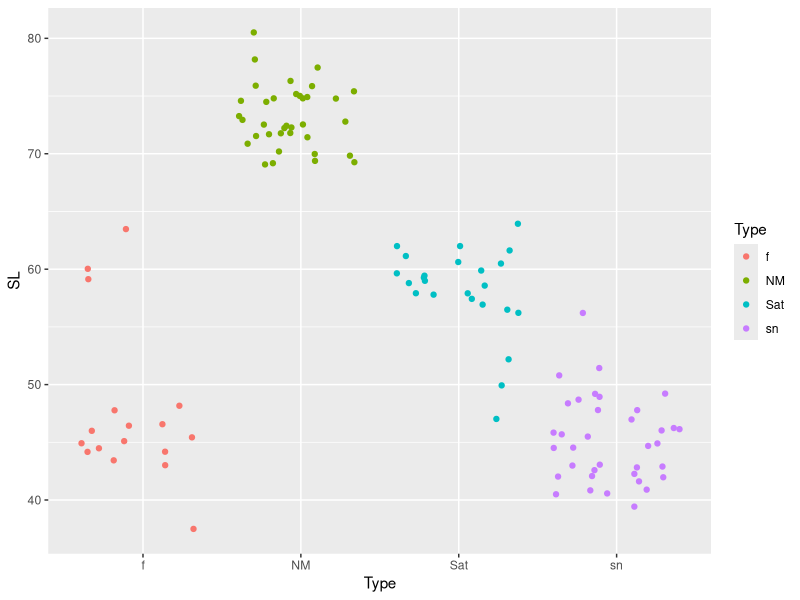
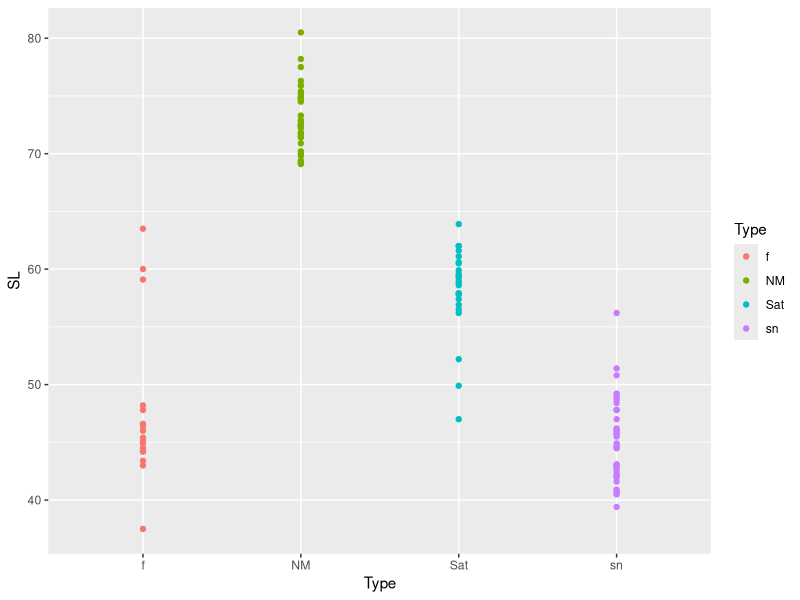
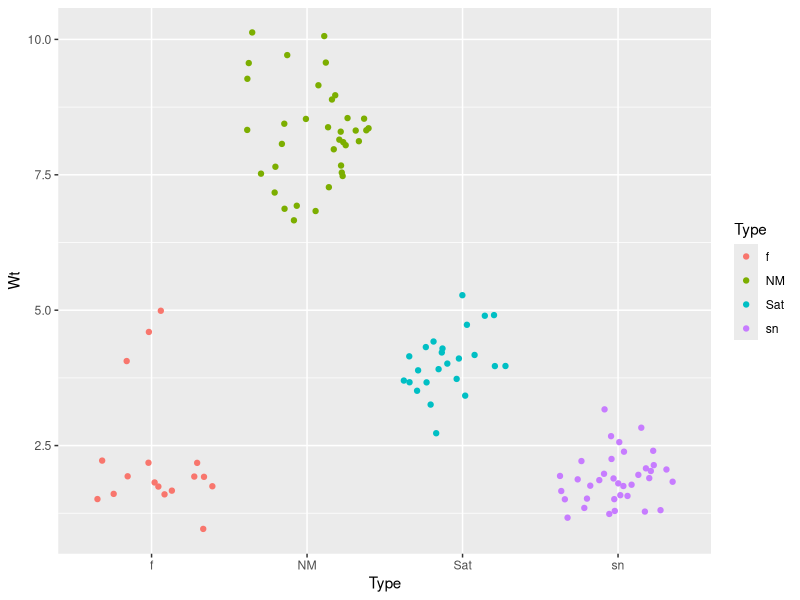
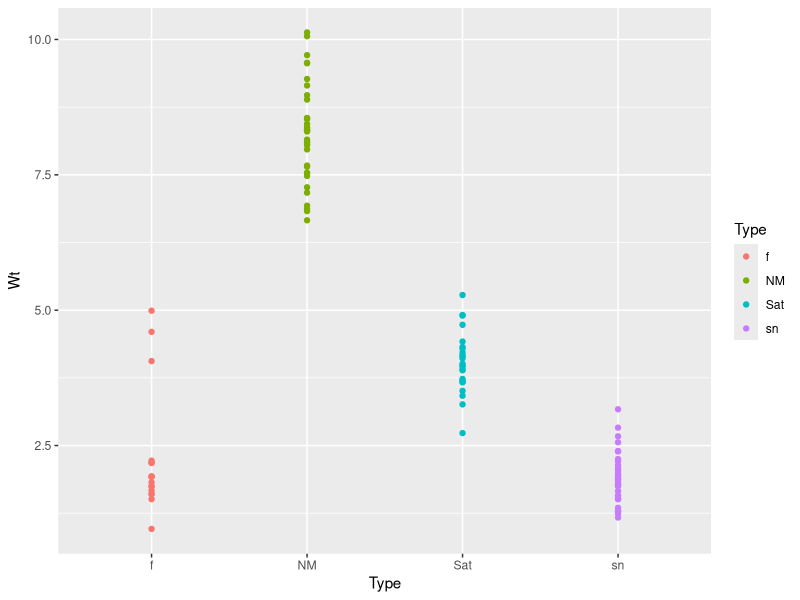
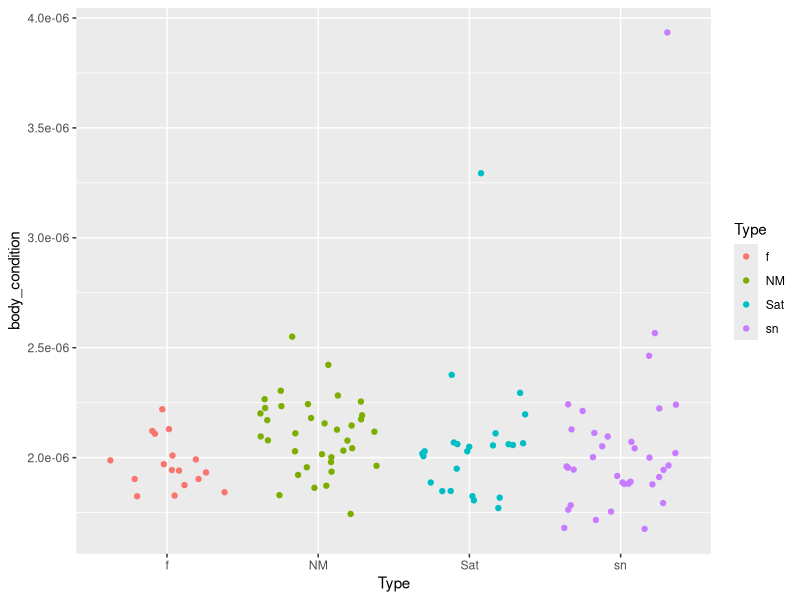
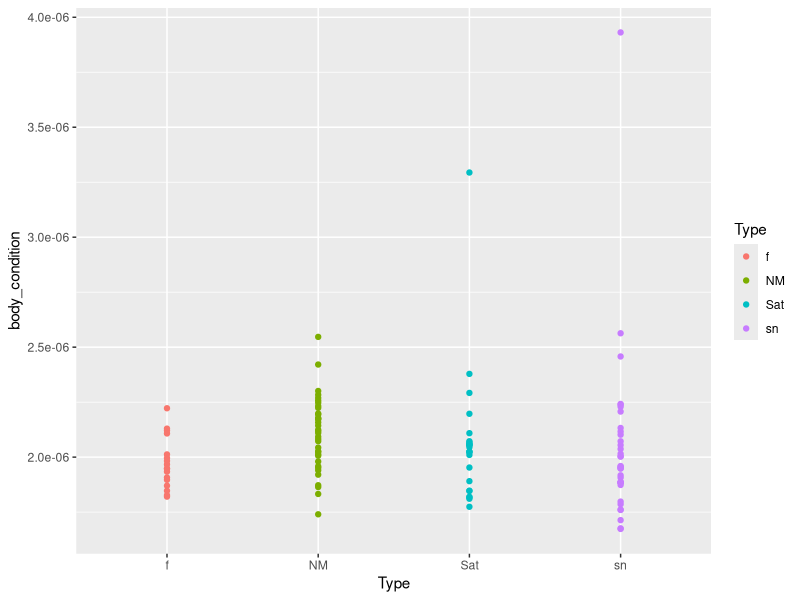
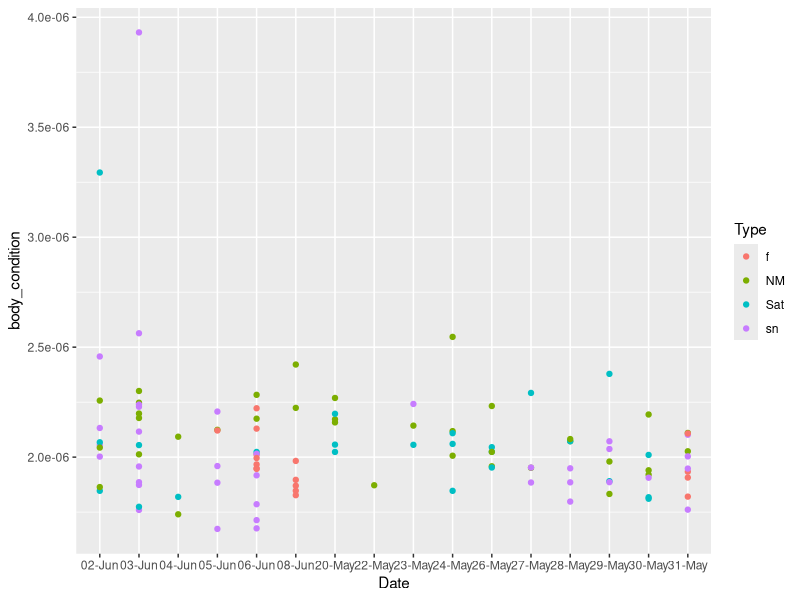

These figures' R source, in order:
library(tidyverse)
library(readr)

# I think I don't need to load this if I have already loaded tidyverse?
# library(ggplot2)


## ASSIGNMENT: Construct some (more!) ggplots using my data :-)

## Import the data
fish_info_data <- read.csv("Corse_2016_Genetics_book.csv")

# Select data I want to plot (Type, SL, Wt)
# Need to exlude Type(rostratus and Sat/sn)
fish_info_data2 <- fish_info_data %>% 
  filter(Type %in% c("NM", "Sat", "sn", "f")) %>% 
  select(Type, SL, Wt)

# I want to rename my x axis labels. This shows me the order of x axis labels by Type
# levels(fish_info_data2$Type)
levels(fish_info_data2$Type)[1:6] <- c("Female", "NM","rostratus", "SatM","Sat/sn", "SnM")


#  Create Body Condition column
fish_info_data3 <- fish_info_data2 %>% 
  mutate(body_condition = 100 * (Wt/(10*SL)^3))


# Look at distibution of Wt, SL and Body Condition by Type (Fem, NM, SatM, SnM) using 
# "jitter" versus "point"

ggplot(data = fish_info_data3, mapping = aes(x = Type, y = SL, colour=Type)) +
  geom_jitter()

ggplot(data = fish_info_data3, mapping = aes(x = Type, y = SL, colour=Type)) +
  geom_point()

ggplot(data = fish_info_data3, mapping = aes(x = Type, y = Wt, colour=Type)) +
  geom_jitter()

ggplot(data = fish_info_data3, mapping = aes(x = Type,y = Wt, colour = Type)) + 
  geom_point()

ggplot(data = fish_info_data3, mapping = aes(x = Type, y = body_condition, colour=Type)) +
  geom_jitter()

ggplot(data = fish_info_data3, mapping = aes(x = Type, y = body_condition, colour=Type)) +
  geom_point()


# How much does body condition decrease for each Type over the spawning season (Date?)

fish_info_data4 <- fish_info_data %>% 
  filter(Type %in% c("NM", "Sat", "sn", "f")) %>% 
  select(Type, SL, Wt, Date)

fish_info_data5 <- fish_info_data4 %>% 
  mutate(body_condition = 100 * (Wt/(10*SL)^3))

ggplot(data = fish_info_data5,mapping = aes(x = Date, y = body_condition, colour=Type)) + 
  geom_point()


# TO DO!
# Need to clean up dates so that if displays in the proper order
# Draw lines between each of the Types across the dates? General line?
# trying to upload to GitHub

